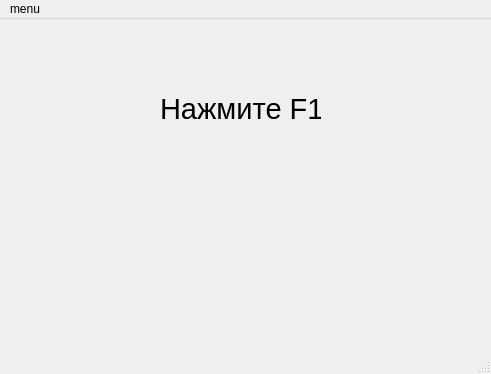
<?xml version="1.0" encoding="UTF-8"?>
<ui version="4.0">
 <class>nachalo</class>
 <widget class="QMainWindow" name="nachalo">
  <property name="geometry">
   <rect>
    <x>0</x>
    <y>0</y>
    <width>491</width>
    <height>374</height>
   </rect>
  </property>
  <property name="focusPolicy">
   <enum>Qt::NoFocus</enum>
  </property>
  <property name="contextMenuPolicy">
   <enum>Qt::DefaultContextMenu</enum>
  </property>
  <property name="windowTitle">
   <string>MainWindow</string>
  </property>
  <property name="windowOpacity">
   <double>1.000000000000000</double>
  </property>
  <property name="toolTip">
   <string/>
  </property>
  <property name="toolTipDuration">
   <number>-1</number>
  </property>
  <property name="styleSheet">
   <string notr="true">Background-image: url(:/ololo.jpg)</string>
  </property>
  <widget class="QWidget" name="centralwidget">
   <widget class="QLabel" name="label">
    <property name="geometry">
     <rect>
      <x>160</x>
      <y>70</y>
      <width>161</width>
      <height>41</height>
     </rect>
    </property>
    <property name="font">
     <font>
      <pointsize>22</pointsize>
      <weight>50</weight>
      <bold>false</bold>
      <stylestrategy>PreferDefault</stylestrategy>
     </font>
    </property>
    <property name="tabletTracking">
     <bool>false</bool>
    </property>
    <property name="focusPolicy">
     <enum>Qt::StrongFocus</enum>
    </property>
    <property name="styleSheet">
     <string notr="true"/>
    </property>
    <property name="text">
     <string>Нажмите F1</string>
    </property>
   </widget>
  </widget>
  <widget class="QMenuBar" name="menubar">
   <property name="geometry">
    <rect>
     <x>0</x>
     <y>0</y>
     <width>491</width>
     <height>21</height>
    </rect>
   </property>
   <widget class="QMenu" name="menumenu">
    <property name="title">
     <string>menu</string>
    </property>
    <addaction name="actionopen_calculator"/>
   </widget>
   <addaction name="menumenu"/>
  </widget>
  <widget class="QStatusBar" name="statusbar"/>
  <action name="actionopen_calculator">
   <property name="text">
    <string>open calculator</string>
   </property>
   <property name="shortcut">
    <string>F1</string>
   </property>
  </action>
 </widget>
 <resources/>
 <connections>
  <connection>
   <sender>actionopen_calculator</sender>
   <signal>triggered()</signal>
   <receiver>nachalo</receiver>
   <slot>close()</slot>
   <hints>
    <hint type="sourcelabel">
     <x>-1</x>
     <y>-1</y>
    </hint>
    <hint type="destinationlabel">
     <x>399</x>
     <y>299</y>
    </hint>
   </hints>
  </connection>
 </connections>
</ui>
